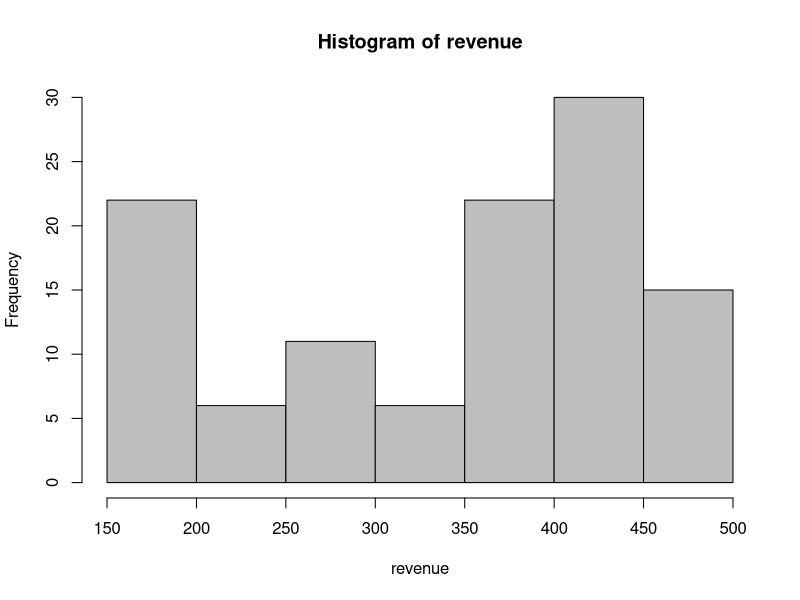
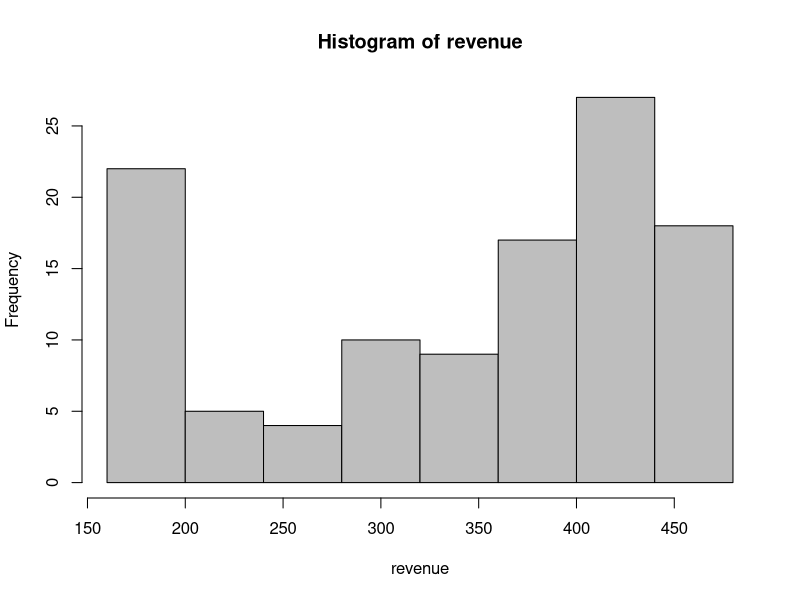
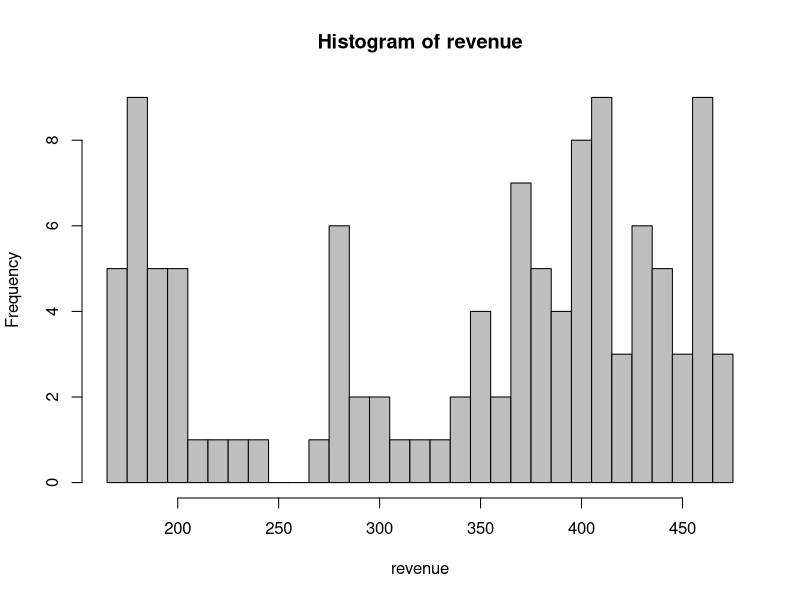

R code for these plots, in order:
#example 7.1

revenue<-c(437.94, 387.51, 400.48, 403.16,  350.87, 408.43, 275.94, 470.83, 173.96, 423.90, 173.70, 462.77, 343.58, 425.04, 168.63, 392.00, 368.24, 310.25, 403.15, 177.03, 408.19, 175.33, 320.00, 185.09, 462.46, 197.78, 276.34, 392.71, 435.85, 283.82, 383.30, 188.31, 460.30, 180.14, 473.08, 177.94, 457.38, 185.24, 352.75, 400.32, 371.00, 372.95, 425.95, 358.55, 380.65, 377.22, 375.36, 280.11, 450.68, 410.33, 370.11, 380.32, 343.44, 400.26, 227.33, 440.37, 405.25, 425.57, 333.21, 200.34, 433.23, 293.51, 458.92, 190.42, 358.06, 373.27, 373.83, 182.70, 463.49, 350.00, 400.04, 367.26, 167.29, 460.23, 167.22, 400.34, 180.03, 442.55, 190.44, 463.85, 283.61, 350.64, 197.66, 428.97, 183.94, 413.37, 183.18, 465.96, 420.45, 393.85, 433.92, 183.60, 453.68, 203.80, 418.52, 443.48, 407.45, 413.35, 395.71, 410.32, 272.41, 458.21, 283.21, 450.92, 195.69, 223.75, 412.15, 213.03, 240.43, 287.79, 297.32, 296.89)

hist(revenue, col = "gray")

hist(revenue, breaks=seq(160, 500, by=40), col = "gray")
# this histogram matches the SAS default histogram

hist(revenue, breaks= seq(165, 475, by=10), col="gray")
# this histogram matches the refined SAS histogram

#
#
#Note. The default number of bins is computed according to the formula given in Sturges, H. A. (1926) The choice of a class interval, Journal of the American Statistical Association: 21, 65-66. According to this formula, the optimal number of bins is computed as the smallest integer larger than or equal to n(1+3.322 ln n)/R where n is the sample size, and R is the range of the data. For this data set, the default number of bins is [112(1+3.322*ln(112))/(473.1-167.2)]=7.
